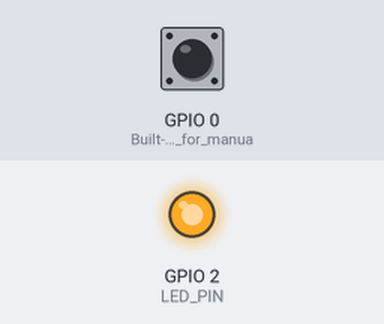
Recording of a sketch running on a simulated ESP32. Parts: output pins drawn as LEDs (lit = HIGH). Dashed ring = blinking. Inputs (shaded band) come from the test bench; at power-on: GPIO 0 (Built-in_button_for_manua) HIGH. WiFi joins after 1.5 s; servers stay silent unless stated; random numbers use the default seed unless the sketch sets one; what the sketch prints to the serial monitor is not drawn.

Above: at 4.4 s.
4.5 s: GPIO 0 (Built-in_button_for_manua) pulled LOW for 0.15 s
At 9.9 s:
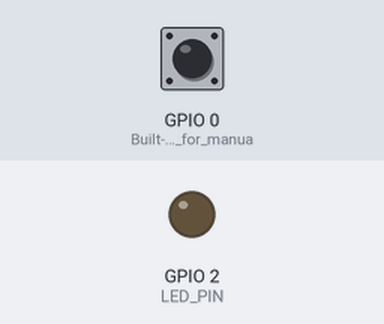
10.5 s: GPIO 0 (Built-in_button_for_manua) pulled LOW for 1 s
20.5 s: GPIO 0 (Built-in_button_for_manua) driven LOW
At 20.65 s:
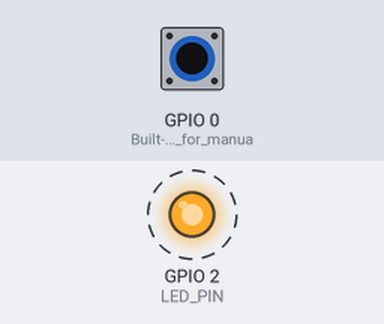
Timing chart, 0 to 24.5 s (numbered marks = the images above; inputs shaded):
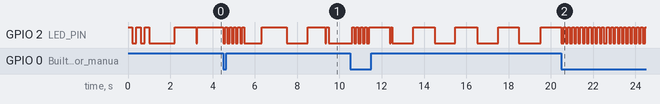

The sketch:

esp32_simple.ino
```cpp
#include <WiFi.h>
#include <WebSocketsClient.h>
#include <ArduinoJson.h>

// WiFi credentials - CHANGE THESE
const char* ssid = "Dhruv's Iphone";           // Your WiFi name
const char* password = "81780206";   // Your WiFi password

// Server details - CHANGE THIS IP
const char* server_ip = "172.20.10.3";    // Your computer's IP address
const int server_port = 8080;

WebSocketsClient webSocket;
int nodeId = 1;  // CHANGE THIS: Set to 1, 2, or 3 for different ESP32s

// Anomaly control variables
bool anomalyMode = false;
unsigned long anomalyStartTime = 0;
int currentAttackType = 0;
unsigned long lastAttackChange = 0;
bool manualTrigger = false;

// Built-in LED for status indication
#define LED_PIN 2

void setup() {
    Serial.begin(115200);

    // Setup LED
    pinMode(LED_PIN, OUTPUT);
    pinMode(0, INPUT_PULLUP);  // Built-in button for manual anomaly trigger

    // Startup LED sequence
    for(int i = 0; i < 3; i++) {
        digitalWrite(LED_PIN, HIGH);
        delay(200);
        digitalWrite(LED_PIN, LOW);
        delay(200);
    }

    Serial.println("🚀 ESP32 GNN-IDS Node Starting...");
    Serial.println("Node ID: " + String(nodeId));

    // Connect to WiFi
    Serial.println("Connecting to WiFi: " + String(ssid));
    WiFi.begin(ssid, password);

    int wifiAttempts = 0;
    while (WiFi.status() != WL_CONNECTED && wifiAttempts < 30) {
        delay(1000);
        Serial.print(".");
        wifiAttempts++;

        // Blink LED while connecting
        digitalWrite(LED_PIN, !digitalRead(LED_PIN));
    }

    if (WiFi.status() == WL_CONNECTED) {
        Serial.println();
        Serial.println("✅ WiFi connected!");
        Serial.print("📍 IP address: ");
        Serial.println(WiFi.localIP());
        Serial.print("📶 Signal strength: ");
        Serial.println(WiFi.RSSI());

        // WiFi connected - solid LED
        digitalWrite(LED_PIN, HIGH);
    } else {
        Serial.println("❌ WiFi connection failed!");
        // Rapid blink for WiFi failure
        while(true) {
            digitalWrite(LED_PIN, HIGH);
            delay(100);
            digitalWrite(LED_PIN, LOW);
            delay(100);
        }
    }

    // Connect to WebSocket server
    Serial.println("Connecting to server: " + String(server_ip) + ":" + String(server_port));
    webSocket.begin(server_ip, server_port, "/");
    webSocket.onEvent(webSocketEvent);
    webSocket.setReconnectInterval(5000);

    Serial.println("🛡️ GNN-IDS Node " + String(nodeId) + " Ready!");
    Serial.println("📊 Generating NSL-KDD compatible network data");
    Serial.println("🔴 Press BOOT button for manual anomaly trigger");
}

void loop() {
    webSocket.loop();

    // Check for manual anomaly trigger
    checkManualTrigger();

    // Manage anomaly mode timing
    manageAnomalyMode();

    // Send data every 3 seconds
    static unsigned long lastSend = 0;
    if (millis() - lastSend > 3000) {
        sendNetworkData();
        lastSend = millis();
    }

    // LED status indication
    updateLEDStatus();
}

void checkManualTrigger() {
    static unsigned long lastButtonPress = 0;

    if (digitalRead(0) == LOW && millis() - lastButtonPress > 1000) {
        manualTrigger = true;
        anomalyMode = true;
        anomalyStartTime = millis();
        currentAttackType = random(0, 5);
        lastAttackChange = millis();
        lastButtonPress = millis();

        Serial.println("🔴 MANUAL ANOMALY TRIGGERED!");
        Serial.println("Attack Type: " + String(currentAttackType));

        // Flash LED for manual trigger
        for(int i = 0; i < 5; i++) {
            digitalWrite(LED_PIN, LOW);
            delay(100);
            digitalWrite(LED_PIN, HIGH);
            delay(100);
        }
    }
}

void manageAnomalyMode() {
    // Auto-enter anomaly mode randomly (15% chance every 45 seconds)
    if (!anomalyMode && !manualTrigger && millis() - lastAttackChange > 45000) {
        if (random(0, 100) < 15) {
            anomalyMode = true;
            anomalyStartTime = millis();
            currentAttackType = random(0, 5);
            lastAttackChange = millis();

            Serial.println("🔴 AUTO ANOMALY MODE ACTIVATED");
            Serial.println("Attack Type: " + getAttackTypeName(currentAttackType));
        }
    }

    // Exit anomaly mode after 20-40 seconds
    if (anomalyMode && millis() - anomalyStartTime > random(20000, 40000)) {
        anomalyMode = false;
        manualTrigger = false;
        lastAttackChange = millis();
        Serial.println("🟢 ANOMALY MODE DEACTIVATED");
    }
}

void sendNetworkData() {
    DynamicJsonDocument doc(2048);
    doc["node_id"] = nodeId;
    doc["timestamp"] = millis();
    doc["wifi_rssi"] = WiFi.RSSI();
    doc["free_heap"] = ESP.getFreeHeap();

    if (anomalyMode) {
        generateAnomalousData(doc);
    } else {
        generateNormalData(doc);
    }

    String payload;
    serializeJson(doc, payload);
    webSocket.sendTXT(payload);

    // Brief LED flash for data transmission
    digitalWrite(LED_PIN, LOW);
    delay(50);
    digitalWrite(LED_PIN, HIGH);
}

void generateNormalData(DynamicJsonDocument& doc) {
    // Generate NSL-KDD compatible normal network data
    doc["duration"] = random(1, 300);
    doc["protocol_type"] = "tcp";
    doc["service"] = getRandomNormalService();
    doc["flag"] = "SF";
    doc["src_bytes"] = random(100, 10000);
    doc["dst_bytes"] = random(100, 10000);
    doc["land"] = 0;
    doc["wrong_fragment"] = 0;
    doc["urgent"] = 0;
    doc["hot"] = random(0, 3);
    doc["num_failed_logins"] = 0;
    doc["logged_in"] = 1;
    doc["num_compromised"] = 0;
    doc["root_shell"] = 0;
    doc["su_attempted"] = 0;
    doc["num_root"] = 0;
    doc["num_file_creations"] = random(0, 2);
    doc["num_shells"] = 0;
    doc["num_access_files"] = 0;
    doc["num_outbound_cmds"] = 0;
    doc["is_host_login"] = 0;
    doc["is_guest_login"] = 0;
    doc["count"] = random(1, 20);
    doc["srv_count"] = random(1, 20);
    doc["serror_rate"] = random(0, 5) / 100.0;
    doc["srv_serror_rate"] = random(0, 5) / 100.0;
    doc["rerror_rate"] = random(0, 5) / 100.0;
    doc["srv_rerror_rate"] = random(0, 5) / 100.0;
    doc["same_srv_rate"] = random(70, 100) / 100.0;
    doc["diff_srv_rate"] = random(0, 30) / 100.0;
    doc["srv_diff_host_rate"] = random(0, 20) / 100.0;
    doc["dst_host_count"] = random(1, 50);
    doc["dst_host_srv_count"] = random(1, 30);
    doc["dst_host_same_srv_rate"] = random(70, 100) / 100.0;
    doc["dst_host_diff_srv_rate"] = random(0, 30) / 100.0;
    doc["dst_host_same_src_port_rate"] = random(0, 50) / 100.0;
    doc["dst_host_srv_diff_host_rate"] = random(0, 20) / 100.0;
    doc["dst_host_serror_rate"] = random(0, 10) / 100.0;
    doc["dst_host_srv_serror_rate"] = random(0, 10) / 100.0;
    doc["dst_host_rerror_rate"] = random(0, 10) / 100.0;
    doc["dst_host_srv_rerror_rate"] = random(0, 10) / 100.0;

    doc["attack_type"] = "normal";
    doc["is_anomaly"] = false;

    Serial.println("🟢 Normal NSL-KDD data - Node " + String(nodeId));
}

void generateAnomalousData(DynamicJsonDocument& doc) {
    switch (currentAttackType) {
        case 0:
            generateDoSAttack(doc);
            break;
        case 1:
            generatePortScan(doc);
            break;
        case 2:
            generateR2LAttack(doc);
            break;
        case 3:
            generateU2RAttack(doc);
            break;
        case 4:
            generateProbeAttack(doc);
            break;
    }

    doc["is_anomaly"] = true;
    Serial.println("🔴 " + getAttackTypeName(currentAttackType) + " - Node " + String(nodeId));
}

void generateDoSAttack(DynamicJsonDocument& doc) {
    // Denial of Service attack pattern
    doc["duration"] = 0;
    doc["protocol_type"] = "tcp";
    doc["service"] = "http";
    doc["flag"] = "S0";  // SYN flood
    doc["src_bytes"] = random(0, 100);
    doc["dst_bytes"] = 0;
    doc["land"] = 0;
    doc["wrong_fragment"] = 0;
    doc["urgent"] = 0;
    doc["hot"] = 0;
    doc["num_failed_logins"] = 0;
    doc["logged_in"] = 0;
    doc["num_compromised"] = 0;
    doc["root_shell"] = 0;
    doc["su_attempted"] = 0;
    doc["num_root"] = 0;
    doc["num_file_creations"] = 0;
    doc["num_shells"] = 0;
    doc["num_access_files"] = 0;
    doc["num_outbound_cmds"] = 0;
    doc["is_host_login"] = 0;
    doc["is_guest_login"] = 0;
    doc["count"] = random(200, 1000);         // VERY HIGH
    doc["srv_count"] = random(200, 1000);     // VERY HIGH
    doc["serror_rate"] = random(80, 100) / 100.0;    // HIGH
    doc["srv_serror_rate"] = random(80, 100) / 100.0;
    doc["rerror_rate"] = random(0, 10) / 100.0;
    doc["srv_rerror_rate"] = random(0, 10) / 100.0;
    doc["same_srv_rate"] = random(90, 100) / 100.0;
    doc["diff_srv_rate"] = random(0, 10) / 100.0;
    doc["srv_diff_host_rate"] = random(0, 10) / 100.0;
    doc["dst_host_count"] = 1;
    doc["dst_host_srv_count"] = 1;
    doc["dst_host_same_srv_rate"] = random(90, 100) / 100.0;
    doc["dst_host_diff_srv_rate"] = random(0, 10) / 100.0;
    doc["dst_host_same_src_port_rate"] = random(0, 10) / 100.0;
    doc["dst_host_srv_diff_host_rate"] = random(0, 10) / 100.0;
    doc["dst_host_serror_rate"] = random(80, 100) / 100.0;
    doc["dst_host_srv_serror_rate"] = random(80, 100) / 100.0;
    doc["dst_host_rerror_rate"] = random(0, 10) / 100.0;
    doc["dst_host_srv_rerror_rate"] = random(0, 10) / 100.0;

    doc["attack_type"] = "dos";
}

void generatePortScan(DynamicJsonDocument& doc) {
    // Port scanning attack
    doc["duration"] = 0;
    doc["protocol_type"] = "tcp";
    doc["service"] = getRandomService();
    doc["flag"] = "REJ";  // Rejected connections
    doc["src_bytes"] = 0;
    doc["dst_bytes"] = 0;
    doc["land"] = 0;
    doc["wrong_fragment"] = 0;
    doc["urgent"] = 0;
    doc["hot"] = 0;
    doc["num_failed_logins"] = 0;
    doc["logged_in"] = 0;
    doc["num_compromised"] = 0;
    doc["root_shell"] = 0;
    doc["su_attempted"] = 0;
    doc["num_root"] = 0;
    doc["num_file_creations"] = 0;
    doc["num_shells"] = 0;
    doc["num_access_files"] = 0;
    doc["num_outbound_cmds"] = 0;
    doc["is_host_login"] = 0;
    doc["is_guest_login"] = 0;
    doc["count"] = random(50, 200);
    doc["srv_count"] = random(10, 50);
    doc["serror_rate"] = random(70, 100) / 100.0;
    doc["srv_serror_rate"] = random(70, 100) / 100.0;
    doc["rerror_rate"] = random(80, 100) / 100.0;    // HIGH rejection
    doc["srv_rerror_rate"] = random(80, 100) / 100.0;
    doc["same_srv_rate"] = random(0, 30) / 100.0;
    doc["diff_srv_rate"] = random(70, 100) / 100.0;  // Different services
    doc["srv_diff_host_rate"] = random(0, 30) / 100.0;
    doc["dst_host_count"] = random(100, 255);        // Many hosts
    doc["dst_host_srv_count"] = random(50, 200);
    doc["dst_host_same_srv_rate"] = random(0, 30) / 100.0;
    doc["dst_host_diff_srv_rate"] = random(70, 100) / 100.0;
    doc["dst_host_same_src_port_rate"] = random(0, 20) / 100.0;
    doc["dst_host_srv_diff_host_rate"] = random(70, 100) / 100.0;
    doc["dst_host_serror_rate"] = random(70, 100) / 100.0;
    doc["dst_host_srv_serror_rate"] = random(70, 100) / 100.0;
    doc["dst_host_rerror_rate"] = random(80, 100) / 100.0;
    doc["dst_host_srv_rerror_rate"] = random(80, 100) / 100.0;

    doc["attack_type"] = "portscan";
}

void generateR2LAttack(DynamicJsonDocument& doc) {
    // Remote to Local attack (brute force)
    doc["duration"] = random(1, 60);
    doc["protocol_type"] = "tcp";
    doc["service"] = "ftp";
    doc["flag"] = "SF";
    doc["src_bytes"] = random(100, 1000);
    doc["dst_bytes"] = random(100, 1000);
    doc["land"] = 0;
    doc["wrong_fragment"] = 0;
    doc["urgent"] = 0;
    doc["hot"] = random(5, 20);               // Hot indicators
    doc["num_failed_logins"] = random(5, 50); // MANY failed logins
    doc["logged_in"] = 0;                     // Failed login
    doc["num_compromised"] = 0;
    doc["root_shell"] = 0;
    doc["su_attempted"] = 0;
    doc["num_root"] = 0;
    doc["num_file_creations"] = 0;
    doc["num_shells"] = 0;
    doc["num_access_files"] = 0;
    doc["num_outbound_cmds"] = 0;
    doc["is_host_login"] = 0;
    doc["is_guest_login"] = 0;
    doc["count"] = random(20, 100);
    doc["srv_count"] = random(20, 100);
    doc["serror_rate"] = random(0, 20) / 100.0;
    doc["srv_serror_rate"] = random(0, 20) / 100.0;
    doc["rerror_rate"] = random(0, 20) / 100.0;
    doc["srv_rerror_rate"] = random(0, 20) / 100.0;
    doc["same_srv_rate"] = random(80, 100) / 100.0;
    doc["diff_srv_rate"] = random(0, 20) / 100.0;
    doc["srv_diff_host_rate"] = random(0, 20) / 100.0;
    doc["dst_host_count"] = random(1, 10);
    doc["dst_host_srv_count"] = random(1, 10);
    doc["dst_host_same_srv_rate"] = random(80, 100) / 100.0;
    doc["dst_host_diff_srv_rate"] = random(0, 20) / 100.0;
    doc["dst_host_same_src_port_rate"] = random(0, 30) / 100.0;
    doc["dst_host_srv_diff_host_rate"] = random(0, 20) / 100.0;
    doc["dst_host_serror_rate"] = random(0, 20) / 100.0;
    doc["dst_host_srv_serror_rate"] = random(0, 20) / 100.0;
    doc["dst_host_rerror_rate"] = random(0, 20) / 100.0;
    doc["dst_host_srv_rerror_rate"] = random(0, 20) / 100.0;

    doc["attack_type"] = "r2l";
}

void generateU2RAttack(DynamicJsonDocument& doc) {
    // User to Root attack
    doc["duration"] = random(60, 300);
    doc["protocol_type"] = "tcp";
    doc["service"] = "telnet";
    doc["flag"] = "SF";
    doc["src_bytes"] = random(1000, 5000);
    doc["dst_bytes"] = random(1000, 5000);
    doc["land"] = 0;
    doc["wrong_fragment"] = 0;
    doc["urgent"] = 0;
    doc["hot"] = random(10, 50);              // Many hot indicators
    doc["num_failed_logins"] = random(0, 3);
    doc["logged_in"] = 1;                     // Successfully logged in
    doc["num_compromised"] = random(1, 10);   // Compromise indicators
    doc["root_shell"] = 1;                    // ROOT ACCESS
    doc["su_attempted"] = random(1, 5);       // SU attempts
    doc["num_root"] = random(1, 20);          // Root operations
    doc["num_file_creations"] = random(5, 20); // File operations
    doc["num_shells"] = random(1, 5);         // Shell access
    doc["num_access_files"] = random(1, 10);  // Access files
    doc["num_outbound_cmds"] = 0;
    doc["is_host_login"] = 0;
    doc["is_guest_login"] = 0;
    doc["count"] = random(1, 20);
    doc["srv_count"] = random(1, 20);
    doc["serror_rate"] = random(0, 10) / 100.0;
    doc["srv_serror_rate"] = random(0, 10) / 100.0;
    doc["rerror_rate"] = random(0, 10) / 100.0;
    doc["srv_rerror_rate"] = random(0, 10) / 100.0;
    doc["same_srv_rate"] = random(60, 100) / 100.0;
    doc["diff_srv_rate"] = random(0, 40) / 100.0;
    doc["srv_diff_host_rate"] = random(0, 40) / 100.0;
    doc["dst_host_count"] = random(1, 10);
    doc["dst_host_srv_count"] = random(1, 10);
    doc["dst_host_same_srv_rate"] = random(60, 100) / 100.0;
    doc["dst_host_diff_srv_rate"] = random(0, 40) / 100.0;
    doc["dst_host_same_src_port_rate"] = random(0, 50) / 100.0;
    doc["dst_host_srv_diff_host_rate"] = random(0, 40) / 100.0;
    doc["dst_host_serror_rate"] = random(0, 10) / 100.0;
    doc["dst_host_srv_serror_rate"] = random(0, 10) / 100.0;
    doc["dst_host_rerror_rate"] = random(0, 10) / 100.0;
    doc["dst_host_srv_rerror_rate"] = random(0, 10) / 100.0;

    doc["attack_type"] = "u2r";
}

void generateProbeAttack(DynamicJsonDocument& doc) {
    // Network probe attack
    doc["duration"] = random(0, 10);
    doc["protocol_type"] = "icmp";
    doc["service"] = "ecr_i";
    doc["flag"] = "SF";
    doc["src_bytes"] = random(0, 500);
    doc["dst_bytes"] = random(0, 500);
    doc["land"] = 0;
    doc["wrong_fragment"] = 0;
    doc["urgent"] = 0;
    doc["hot"] = 0;
    doc["num_failed_logins"] = 0;
    doc["logged_in"] = 0;
    doc["num_compromised"] = 0;
    doc["root_shell"] = 0;
    doc["su_attempted"] = 0;
    doc["num_root"] = 0;
    doc["num_file_creations"] = 0;
    doc["num_shells"] = 0;
    doc["num_access_files"] = 0;
    doc["num_outbound_cmds"] = 0;
    doc["is_host_login"] = 0;
    doc["is_guest_login"] = 0;
    doc["count"] = random(100, 300);          // Many probes
    doc["srv_count"] = random(50, 200);
    doc["serror_rate"] = random(0, 30) / 100.0;
    doc["srv_serror_rate"] = random(0, 30) / 100.0;
    doc["rerror_rate"] = random(0, 30) / 100.0;
    doc["srv_rerror_rate"] = random(0, 30) / 100.0;
    doc["same_srv_rate"] = random(0, 50) / 100.0;
    doc["diff_srv_rate"] = random(50, 100) / 100.0; // Different services
    doc["srv_diff_host_rate"] = random(50, 100) / 100.0;
    doc["dst_host_count"] = random(50, 255);        // Many hosts
    doc["dst_host_srv_count"] = random(30, 150);
    doc["dst_host_same_srv_rate"] = random(0, 50) / 100.0;
    doc["dst_host_diff_srv_rate"] = random(50, 100) / 100.0;
    doc["dst_host_same_src_port_rate"] = random(0, 30) / 100.0;
    doc["dst_host_srv_diff_host_rate"] = random(50, 100) / 100.0;
    doc["dst_host_serror_rate"] = random(0, 30) / 100.0;
    doc["dst_host_srv_serror_rate"] = random(0, 30) / 100.0;
    doc["dst_host_rerror_rate"] = random(0, 30) / 100.0;
    doc["dst_host_srv_rerror_rate"] = random(0, 30) / 100.0;

    doc["attack_type"] = "probe";
}

String getRandomNormalService() {
    String services[] = {"http", "ftp", "telnet", "smtp", "pop3", "ssh", "dns"};
    return services[random(0, 7)];
}

String getRandomService() {
    String services[] = {"http", "ftp", "telnet", "smtp", "pop3", "ssh", "dns",
                        "https", "imap", "snmp", "finger", "nntp", "whois"};
    return services[random(0, 13)];
}

String getAttackTypeName(int type) {
    switch(type) {
        case 0: return "DoS Attack";
        case 1: return "Port Scan";
        case 2: return "R2L Attack";
        case 3: return "U2R Attack";
        case 4: return "Probe Attack";
        default: return "Unknown";
    }
}

void updateLEDStatus() {
    static unsigned long lastLEDUpdate = 0;
    static bool ledState = true;

    if (millis() - lastLEDUpdate > 1000) {
        if (WiFi.status() != WL_CONNECTED) {
            // WiFi disconnected - fast blink
            digitalWrite(LED_PIN, !digitalRead(LED_PIN));
        } else if (anomalyMode) {
            // Anomaly mode - slow blink
            ledState = !ledState;
            digitalWrite(LED_PIN, ledState);
        } else {
            // Normal mode - solid on
            digitalWrite(LED_PIN, HIGH);
        }
        lastLEDUpdate = millis();
    }
}

void webSocketEvent(WStype_t type, uint8_t * payload, size_t length) {
    switch(type) {
        case WStype_DISCONNECTED:
            Serial.println("❌ Disconnected from server");
            break;

        case WStype_CONNECTED:
            Serial.printf("✅ Connected to server: %s\n", payload);
            // Send initial identification
            String initMsg = "{\"type\":\"init\",\"node_id\":" + String(nodeId) + "}";
            webSocket.sendTXT(initMsg);
            break;

        case WStype_TEXT:
            Serial.printf("📨 Server message: %s\n", payload);
            handleServerMessage(String((char*)payload));
            break;

        case WStype_ERROR:
            Serial.printf("❌ WebSocket error: %s\n", payload);
            break;

        case WStype_PING:
            Serial.println("📡 Ping from server");
            break;

        case WStype_PONG:
            Serial.println("📡 Pong from server");
            break;
    }
}

void handleServerMessage(String message) {
    DynamicJsonDocument doc(512);
    deserializeJson(doc, message);

    String msgType = doc["type"];

    if (msgType == "gnn_anomaly_alert") {
        float confidence = doc["confidence"];
        Serial.println("🚨 GNN ANOMALY ALERT RECEIVED!");
        Serial.println("Confidence: " + String(confidence * 100, 1) + "%");

        // Flash LED rapidly for GNN alert
        for(int i = 0; i < 10; i++) {
            digitalWrite(LED_PIN, LOW);
            delay(50);
            digitalWrite(LED_PIN, HIGH);
            delay(50);
        }
    }
    else if (msgType == "status_request") {
        // Send status response
        DynamicJsonDocument response(512);
        response["type"] = "status_response";
        response["node_id"] = nodeId;
        response["wifi_rssi"] = WiFi.RSSI();
        response["free_heap"] = ESP.getFreeHeap();
        response["anomaly_mode"] = anomalyMode;
        response["uptime"] = millis();

        String statusMsg;
        serializeJson(response, statusMsg);
        webSocket.sendTXT(statusMsg);
    }
}
```
